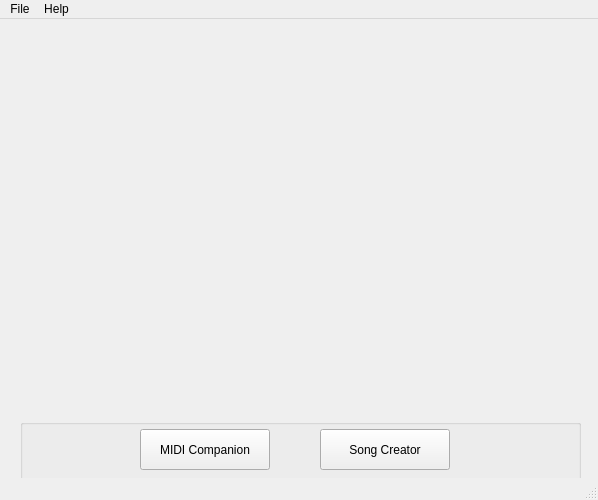
<?xml version="1.0" encoding="UTF-8"?>
<ui version="4.0">
 <class>ParadiddleUtilities</class>
 <widget class="QMainWindow" name="ParadiddleUtilities">
  <property name="geometry">
   <rect>
    <x>0</x>
    <y>0</y>
    <width>598</width>
    <height>500</height>
   </rect>
  </property>
  <property name="windowTitle">
   <string>Paradiddle Companion App</string>
  </property>
  <property name="styleSheet">
   <string notr="true">
QLabel {
	font-size: 12px;
	font-style: bold;
}

QPushButton {
  font-size: 12px;
}

StatusLabel {
	color: red;
    font-size: 20px;
}

QCheckBox {
  font-size: 12px;
}</string>
  </property>
  <property name="animated">
   <bool>true</bool>
  </property>
  <widget class="QWidget" name="centralwidget">
   <property name="autoFillBackground">
    <bool>false</bool>
   </property>
   <property name="styleSheet">
    <string notr="true"/>
   </property>
   <widget class="QGroupBox" name="groupBox">
    <property name="geometry">
     <rect>
      <x>20</x>
      <y>400</y>
      <width>561</width>
      <height>71</height>
     </rect>
    </property>
    <property name="title">
     <string/>
    </property>
    <property name="alignment">
     <set>Qt::AlignmentFlag::AlignCenter</set>
    </property>
    <property name="flat">
     <bool>true</bool>
    </property>
    <widget class="QPushButton" name="midiCompanionButton">
     <property name="geometry">
      <rect>
       <x>120</x>
       <y>10</y>
       <width>130</width>
       <height>41</height>
      </rect>
     </property>
     <property name="font">
      <font>
       <pointsize>-1</pointsize>
      </font>
     </property>
     <property name="text">
      <string>MIDI Companion</string>
     </property>
    </widget>
    <widget class="QPushButton" name="songCreatorButton">
     <property name="geometry">
      <rect>
       <x>300</x>
       <y>10</y>
       <width>130</width>
       <height>41</height>
      </rect>
     </property>
     <property name="font">
      <font>
       <pointsize>-1</pointsize>
      </font>
     </property>
     <property name="text">
      <string>Song Creator</string>
     </property>
     <property name="checkable">
      <bool>false</bool>
     </property>
     <property name="default">
      <bool>false</bool>
     </property>
     <property name="flat">
      <bool>false</bool>
     </property>
    </widget>
   </widget>
  </widget>
  <widget class="QMenuBar" name="menubar">
   <property name="geometry">
    <rect>
     <x>0</x>
     <y>0</y>
     <width>598</width>
     <height>21</height>
    </rect>
   </property>
   <widget class="QMenu" name="menuFile">
    <property name="title">
     <string>File</string>
    </property>
    <addaction name="actionNew"/>
    <addaction name="actionOpen"/>
   </widget>
   <widget class="QMenu" name="menuAbout">
    <property name="title">
     <string>Help</string>
    </property>
    <addaction name="actionAbout"/>
   </widget>
   <addaction name="menuFile"/>
   <addaction name="menuAbout"/>
  </widget>
  <widget class="QStatusBar" name="statusbar"/>
  <action name="actionAbout">
   <property name="text">
    <string>About</string>
   </property>
  </action>
  <action name="actionNew">
   <property name="text">
    <string>New</string>
   </property>
  </action>
  <action name="actionOpen">
   <property name="text">
    <string>Open</string>
   </property>
  </action>
 </widget>
 <resources/>
 <connections/>
</ui>
